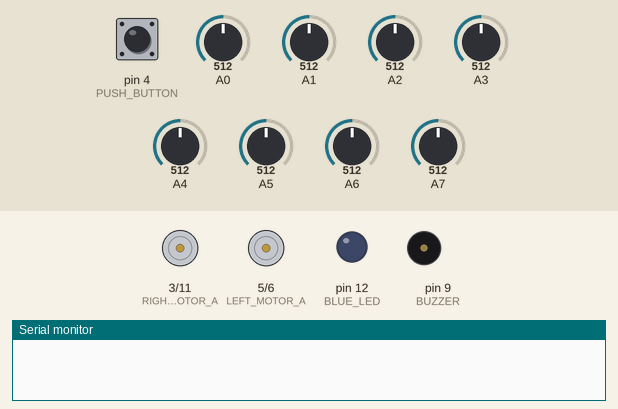
The sketch below on a simulated Arduino Nano, built with avr-gcc and run on an emulated ATmega328P. Shown: motor-driver pin pairs drawn as motors (green arrow = first pin HIGH = forward, orange = second pin HIGH = backward, longer = more drive), output pins drawn as LEDs (lit = HIGH), buzzer (waves = sounding, pin HIGH), the last lines printed to the serial monitor. Inputs (shaded band) come from the test bench; at power-on: pin 4 (PUSH_BUTTON) HIGH, A0 = 512, A1 = 512, A2 = 512, A3 = 512, A4 = 512, A5 = 512, A6 = 512, A7 = 512.

Above: at 4.3 s.
4.4 s: pin 4 (PUSH_BUTTON) pulled LOW for 1 s
At 5.2 s:
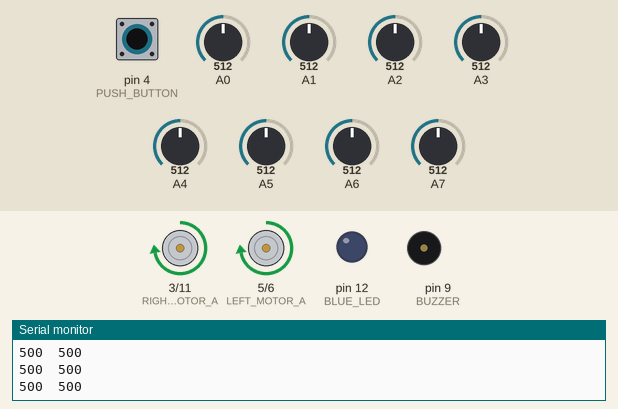
6.9 s: pin 4 (PUSH_BUTTON) pulled LOW for 3.2 s
At 11.5 s:
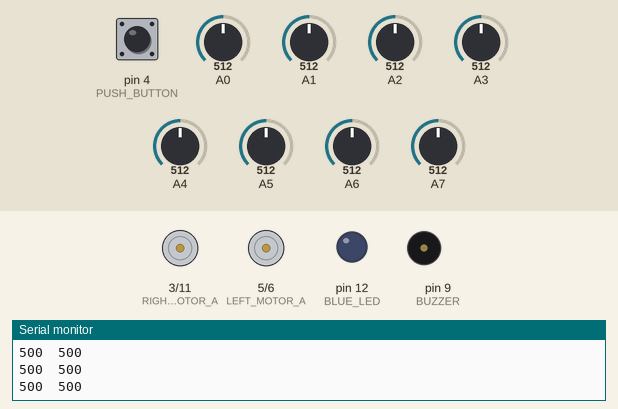
Timing chart, 0 to 13.0 s (numbered marks = the images above; inputs shaded):
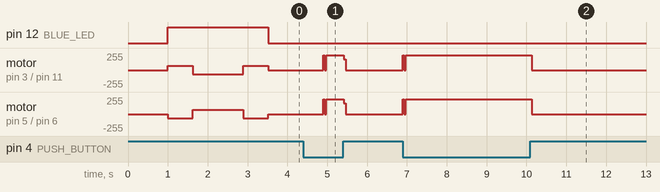

Measured:
- after the input at 4.4 s, motor on pin 3 (RIGHT_MOTOR_A) / pin 11 (RIGHT_MOTOR_B), motor on pin 5 (LEFT_MOTOR_A) / pin 6 (LEFT_MOTOR_B): stopped → forward 223/255 after 0.50 s, → stopped 0.52 s later
- after the input at 6.9 s, motor on pin 3 (RIGHT_MOTOR_A) / pin 11 (RIGHT_MOTOR_B), motor on pin 5 (LEFT_MOTOR_A) / pin 6 (LEFT_MOTOR_B): stopped → forward 223/255 at once, → stopped 3.2 s later

The sketch:

PID_flf_version_3.ino
```cpp
#include <QTRSensors.h>
#include <PID_v1.h>

const uint8_t BUZZER=9;
const uint8_t BLUE_LED=12;

const uint8_t LEFT_MOTOR_A=5;
const uint8_t LEFT_MOTOR_B=6;

const uint8_t RIGHT_MOTOR_A=3;
const uint8_t RIGHT_MOTOR_B=11;

const uint8_t PUSH_BUTTON=4;

const uint8_t BACKWARD=0;
const uint8_t FORWARD=1;

const uint8_t RIGHT=0;
const uint8_t LEFT=7;

const uint8_t SensorCount = 8;
uint16_t sensorValues[SensorCount];
uint8_t flag;
double Input, Output;
double Setpoint;
double Kp=0.04, Kd=0.001, Ki=0.1;

QTRSensors qtr;
PID pid(&Input, &Output, &Setpoint, Kp, Ki, Kd, DIRECT);

void setup()
{
  pinMode(BLUE_LED, OUTPUT);
  pinMode(BUZZER,OUTPUT);
  pinMode(BLUE_LED,OUTPUT);
  pinMode(LEFT_MOTOR_A,OUTPUT);
  pinMode(LEFT_MOTOR_B,OUTPUT);
  pinMode(RIGHT_MOTOR_A,OUTPUT);
  pinMode(RIGHT_MOTOR_B,OUTPUT);
  pinMode(PUSH_BUTTON,INPUT_PULLUP);

  qtr.setTypeAnalog();
  qtr.setSensorPins((const uint8_t[]){A0, A1, A2, A3, A4, A5, A6, A7}, SensorCount);
  qtr.setEmitterPin(10);

  delay(1000);

  digitalWrite(BLUE_LED, HIGH);
  for (uint16_t i = 0; i < 100; i++)
  {
    if(i<25 || i>=75)
      maneuver(BACKWARD,FORWARD,64,64);
    else
      maneuver(FORWARD,BACKWARD,64,64);
    qtr.calibrate();
  }
  maneuver(0,0,0,0);
  digitalWrite(BLUE_LED, LOW);

  Serial.begin(57600);

  pid.SetMode(AUTOMATIC);
  pid.SetOutputLimits(-255, 255);

  wait();
  Input =(double) qtr.readLineWhite(sensorValues);
  Setpoint=Input;
}

void loop()
{
  maneuver(FORWARD,FORWARD,225,225);
  qtr.readCalibrated(sensorValues);
  Serial.print(sensorValues[LEFT]);
  Serial.print("\t");
  Serial.println(sensorValues[RIGHT]);
  if(sensorValues[LEFT]<800 || sensorValues[RIGHT]<800)
  {
    int i, delayTime=10;
    for(i=0;i<10;i++)
    {
      qtr.readCalibrated(sensorValues);
      if(sensorValues[LEFT]<800)
      {
        if(sensorValues[LEFT]<800 && sensorValues[RIGHT]<800)
        { flag=FORWARD; break; }
        else
        flag=LEFT;
      }
      else if(sensorValues[RIGHT]<800)
      {
        if(sensorValues[LEFT]<800 && sensorValues[RIGHT]<800)
        { flag=FORWARD; break; }
        else
        flag=RIGHT;
      }
      delay(1);
    }
    if(flag==1)
    delay(delayTime-i);
    maneuver(0,0,0,0);
    while(digitalRead(PUSH_BUTTON))
    delay(1);
  }
}

void lineFollow()
{
  Input =(double) qtr.readLineWhite(sensorValues);
  pid.Compute();
  maneuver(FORWARD,FORWARD,225+Output,225-Output);
}

void wait()
{
  while(digitalRead(PUSH_BUTTON))
  delay(1);
  delay(500);
}

void maneuver(uint8_t leftStat, uint8_t rightStat, double leftSpeed, double rightSpeed)
{
  analogWrite(LEFT_MOTOR_A,constrain(leftStat*leftSpeed,0,255));
  analogWrite(LEFT_MOTOR_B,constrain((1-leftStat)*leftSpeed,0,255));
  analogWrite(RIGHT_MOTOR_A,constrain(rightStat*rightSpeed,0,255));
  analogWrite(RIGHT_MOTOR_B,constrain((1-rightStat)*rightSpeed,0,255));
}
```
